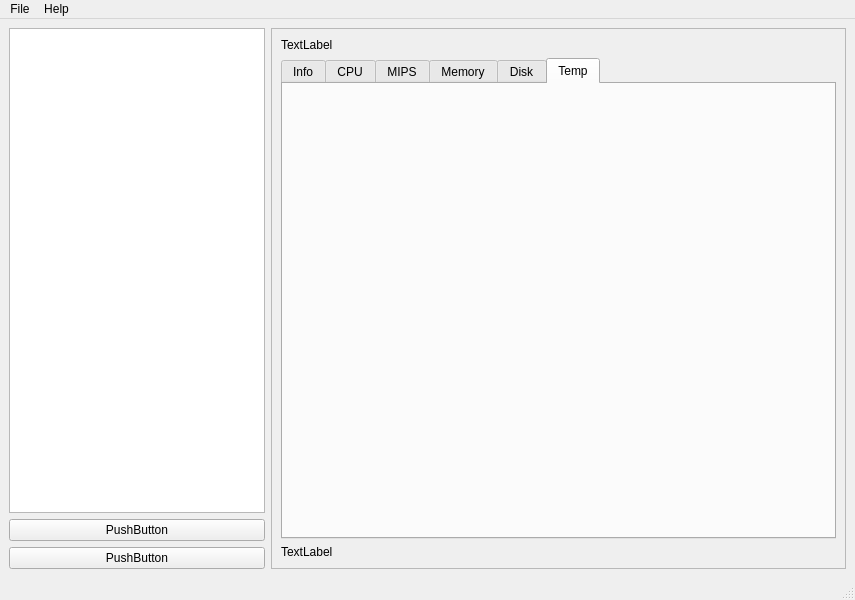
<?xml version="1.0" encoding="UTF-8"?>
<ui version="4.0">
 <class>MainWindow</class>
 <widget class="QMainWindow" name="MainWindow">
  <property name="geometry">
   <rect>
    <x>0</x>
    <y>0</y>
    <width>855</width>
    <height>600</height>
   </rect>
  </property>
  <property name="windowTitle">
   <string>Project Virt</string>
  </property>
  <widget class="QWidget" name="centralwidget">
   <layout class="QHBoxLayout" name="horizontalLayout">
    <item>
     <layout class="QVBoxLayout" name="verticalLayout_2">
      <property name="sizeConstraint">
       <enum>QLayout::SetDefaultConstraint</enum>
      </property>
      <item>
       <widget class="QListView" name="listView">
        <property name="sizePolicy">
         <sizepolicy hsizetype="Minimum" vsizetype="Expanding">
          <horstretch>0</horstretch>
          <verstretch>0</verstretch>
         </sizepolicy>
        </property>
       </widget>
      </item>
      <item>
       <widget class="QPushButton" name="pushButton">
        <property name="text">
         <string>PushButton</string>
        </property>
       </widget>
      </item>
      <item>
       <widget class="QPushButton" name="pushButton_2">
        <property name="text">
         <string>PushButton</string>
        </property>
       </widget>
      </item>
     </layout>
    </item>
    <item>
     <widget class="QScrollArea" name="scrollArea">
      <property name="widgetResizable">
       <bool>true</bool>
      </property>
      <widget class="QWidget" name="scrollAreaWidgetContents">
       <property name="geometry">
        <rect>
         <x>0</x>
         <y>0</y>
         <width>566</width>
         <height>525</height>
        </rect>
       </property>
       <layout class="QVBoxLayout" name="verticalLayout">
        <item>
         <widget class="QLabel" name="label">
          <property name="text">
           <string>TextLabel</string>
          </property>
         </widget>
        </item>
        <item>
         <widget class="QTabWidget" name="tabWidget">
          <property name="tabPosition">
           <enum>QTabWidget::North</enum>
          </property>
          <property name="currentIndex">
           <number>5</number>
          </property>
          <property name="tabsClosable">
           <bool>false</bool>
          </property>
          <widget class="QWidget" name="tab_info">
           <attribute name="title">
            <string>Info</string>
           </attribute>
          </widget>
          <widget class="QWidget" name="tab_cpu">
           <attribute name="title">
            <string>CPU</string>
           </attribute>
          </widget>
          <widget class="QWidget" name="tab_mips">
           <attribute name="title">
            <string>MIPS</string>
           </attribute>
          </widget>
          <widget class="QWidget" name="tab_mem">
           <attribute name="title">
            <string>Memory</string>
           </attribute>
          </widget>
          <widget class="QWidget" name="tab_disk">
           <attribute name="title">
            <string>Disk</string>
           </attribute>
          </widget>
          <widget class="QWidget" name="tab_temp">
           <attribute name="title">
            <string>Temp</string>
           </attribute>
          </widget>
         </widget>
        </item>
        <item>
         <widget class="QLabel" name="label_2">
          <property name="text">
           <string>TextLabel</string>
          </property>
         </widget>
        </item>
       </layout>
      </widget>
     </widget>
    </item>
   </layout>
  </widget>
  <widget class="QMenuBar" name="menubar">
   <property name="geometry">
    <rect>
     <x>0</x>
     <y>0</y>
     <width>855</width>
     <height>26</height>
    </rect>
   </property>
   <widget class="QMenu" name="menuFile">
    <property name="title">
     <string>File</string>
    </property>
    <addaction name="actionExit"/>
   </widget>
   <widget class="QMenu" name="menuHelp">
    <property name="title">
     <string>Help</string>
    </property>
    <addaction name="actionOpen_GitHub"/>
    <addaction name="actionAbout"/>
   </widget>
   <addaction name="menuFile"/>
   <addaction name="menuHelp"/>
  </widget>
  <widget class="QStatusBar" name="statusbar"/>
  <action name="actionExit">
   <property name="text">
    <string>Exit</string>
   </property>
  </action>
  <action name="actionOpen_GitHub">
   <property name="text">
    <string>Open GitHub</string>
   </property>
  </action>
  <action name="actionAbout">
   <property name="text">
    <string>About...</string>
   </property>
  </action>
 </widget>
 <resources/>
 <connections/>
</ui>
